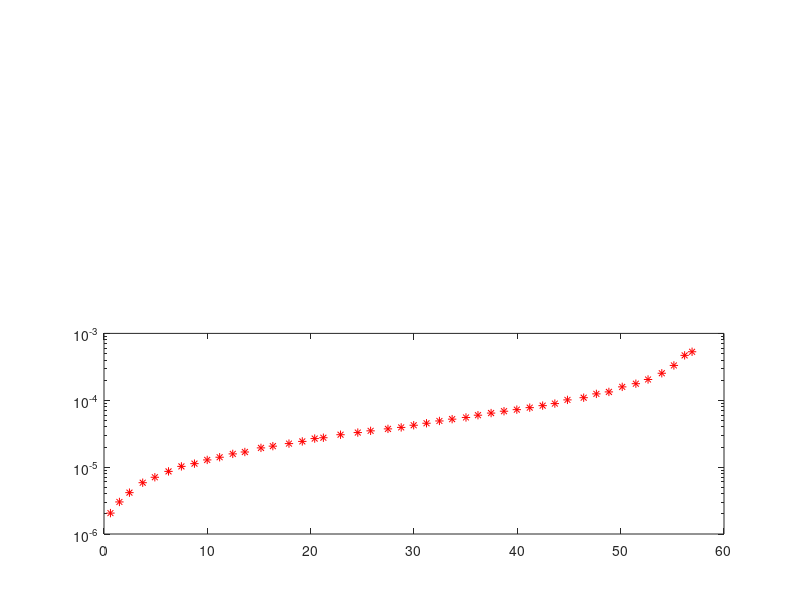

Recreate this plot in MATLAB.
close all
clear all
clc

%% list of given values

%% list of given values
frequency=1e9;    %frequency`````````````````````````````````````````````````````````````````````````(C)
delta_T=1/(frequency);  %time between successive gate pulse .....sum of tou and holdoff time``````````(C)
tou = 400e-12;%360e-12;     % delta_t/5000    %second ----- gate pulse width````````````````````````````````````````````````(C)
tou_d=(delta_T-tou)/100 ;  ;%hold of time of the gate............maximum detrapping time ```````````````(C)....calculated
%tou_d,smaller the better
q_charge=1.6e-19;   % charge
%effective transit time
N_0=0.10;            %photon per pulse`````````````````````````````````````````````````(C)+- 5%
P_ph=1-exp(-N_0);     %probability of pulse containing photon

%---------------------------------------%
N_tr =1e8;          % trapped carrier  per pulse
N_tr0 = 1e6;      % trapped carrier per pulse----- 1% of total carrier----- there is an equation
I_DM = .01e-12;     % primary dark current......1p /10p....kang
M_o=10;             %DC gain....30/40
GB=30e9;            %gain bandwidth product
c=0.01;                %ration of trapped carries to the total carrier per avalanche pulse
Mg=1e8;             %gaiger mode gain
t_tr_star = M_o/(2*pi*GB);
%--------------------------------





%%%%%%%%%%%%%%%%%%%%%%%%%%%%%% equations%%%%%%%%%%%%%%%%
tolarence_pd=1e-10;
tolarence_pon=1e-10;

%%%% Readin the values from cvs file
Pd_red_20c=csvread('red_20c.csv');
Pd_expe=Pd_red_20c(:,2)';
SPDE_expe=Pd_red_20c(:,1)';
I_dm=6.5e-9;
V=linspace(20,64,length(Pd_expe));
Pa=.01;
V_BR=65;
n=4;

P_=196e-9;
h=6.63e-34;

%I_ph=(I_dm).*(1+((V./V_BR).^(n))+((V./V_BR).^(2*n))+((V./V_BR).^(3*n))+((V./V_BR).^(4*n))+((V./V_BR).^(5*n)));


M=(1./(1-((V./V_BR).^(n))));
I_ph=(I_dm).*M;
%

SPDE=1;
for i=1:length(V)
 QE(i)=((I_ph(i)./P_).*((h*3e8)/(q_charge*1550e-9)));
 
    delta_pd=1;
    delta_pd_old=0;
    delta_pd_sum=0;
    pd_val=0.01;
    
    delta_pon=1;
    delta_pon_old=0;
    delta_pon_sum=0;
    pon_val=0.02;
    pd_temp=0;
    pon_temp=0;
    iteration(i) =0;
   while (tolarence_pd < delta_pd) && ( tolarence_pon  <  delta_pon )
        if tolarence_pd<delta_pd
            pd_temp=1-exp(-Pa*(I_DM*tou/q_charge + I_DM.*(M_o ).^2/(2*pi*q_charge*GB)+...
                pd_val*N_tr*((exp(tou/tou_d)-1)/(exp(delta_T/tou_d)-1)+...
                (exp(t_tr_star/tou_d)-1)/(exp(delta_T/tou_d)-1))));
            delta_pd=pd_val-pd_temp;
            delta_pd_sum=delta_pd_sum+delta_pd;  %
            pd_val=pd_temp;
        end
        
        if tolarence_pd < delta_pd
            pon_temp = 1-exp(-Pa*(I_DM*tou/q_charge + I_DM*M_o.^2/(2*pi*q_charge*GB)+...
                pon_val*N_tr*((exp(tou/tou_d)-1)/(exp(delta_T/tou_d)-1)+...
                (exp(t_tr_star/tou_d)-1)/(exp(delta_T/tou_d)-1)) + QE(i)*N_0));
            delta_pon = pon_val - pon_temp;
            delta_pon_sum=delta_pon_sum+delta_pon;  %
            pon_val=pd_temp;
        end   
        SPDE_temp=(pon_temp - pd_temp)/P_ph;
         
        iteration(i) = iteration(i) +1;
    end
    SPDE(i)=SPDE_temp;
    SPDE(i)=100*SPDE(i);
    Pd(i)=pd_temp;
    Pa=SPDE_temp./(QE(i)*.7);
    Pon(i)=pon_temp;
end
figure(1)
%semilogy(SPDE,Pd,'k',SPDE_expe,Pd_expe,'r');
%plot(SPDE,Pd,'k',SPDE_expe,Pd_expe,'r');
%xlabel('Single-Photon Detection Efficiency %');
%ylabel('Dark Count Probability Per Pulse'); 
% 
  %figure(2)
 subplot(2,1,1)
  semilogy(SPDE,Pd,'k*');
 xlabel('Single-Photon Detection Efficiency %');
  ylabel('Dark Count Probability Per Pulse'); 
   
  subplot(2,1,2)
 semilogy(SPDE_expe,Pd_expe,'r*');